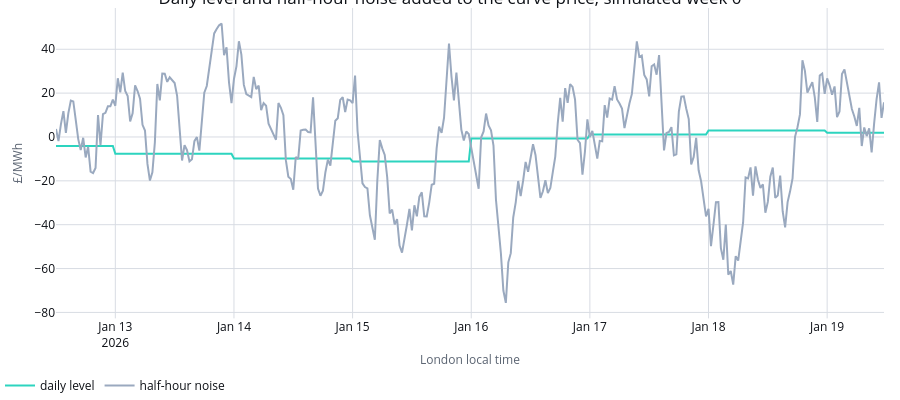

The code cell stored with this chart in its notebook:
### Markdown cell above
## 3. The daily level and the half-hour noise

Two things the net-demand model leaves out are added to the curve price:

- a **daily level** that moves every half-hour of a London day together (gas and carbon prices,
  interconnector flows, outages), an AR(1) across days, so dear days follow dear days;
- **half-hour noise**, an AR(1) along the half-hours, because real prices persist: independent
  noise would make a cheap slot beside an expensive one far too common, and a smart charger would
  find bargains that do not exist.

Same trick as section 1: two more runs with the same seed, one with the noise SD at 0 and one
with the level SD at 0. The differences from the full run are the noise and the level.

### Code cell
noise_gbp = day_ahead - as_matrix(
    generate_prices({"day_ahead_sd_gbp_per_mwh": 0.0})[1].day_ahead,
    "wholesale_forecast_gbp_per_mwh",
)
level_gbp = day_ahead - as_matrix(
    generate_prices({"daily_level_sd_gbp_per_mwh": 0.0})[1].day_ahead,
    "wholesale_forecast_gbp_per_mwh",
)
level_spread_within_day = max(
    np.ptp(level_gbp[:, day_index == day], axis=1).max() for day in np.unique(day_index)
)
print(f"largest spread of the level inside one London day: £{level_spread_within_day:.4f}/MWh")

noise_figure = go.Figure()
noise_figure.add_trace(
    go.Scatter(x=study_local, y=level_gbp[world, STUDY].round(2), mode="lines", name="daily level")
)
noise_figure.add_trace(
    go.Scatter(
        x=study_local, y=noise_gbp[world, STUDY].round(2), mode="lines", name="half-hour noise"
    )
)
noise_figure.update_layout(
    title=f"Daily level and half-hour noise added to the curve price, simulated week {world}",
    xaxis_title="London local time",
    yaxis_title="£/MWh",
)
apply_notebook_style(noise_figure, height=400)

### Figure 1 — Plotly figure (JSON) as saved in the notebook; plotly's stock layout.template omitted (floating-point values rounded to 4 significant figures; data arrays with more than 128 entries replaced by an {"elided": "..."} marker saying what was removed)
{"data": [{"mode": "lines", "name": "daily level", "x": {"elided": "336 str values"}, "y": {"elided": "336 float values"}, "type": "scatter"}, {"mode": "lines", "name": "half-hour noise", "x": {"elided": "336 str values"}, "y": {"elided": "336 float values"}, "type": "scatter"}], "layout": {"title": {"text": "Daily level and half-hour noise added to the curve price, simulated week 0"}, "xaxis": {"title": {"text": "London local time"}}, "yaxis": {"title": {"text": "£/MWh"}}, "margin": {"b": 76}, "height": 400, "paper_bgcolor": "#FFFFFF", "plot_bgcolor": "#FFFFFF"}}
